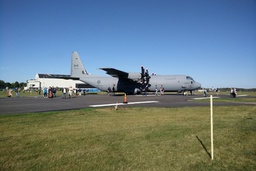
#> input picture plane.jpg, 256 x 171 px, shrunk from 640 x 427 before the run
$ python test2.py
#> lines starting #> are read from the running program, lines starting #| are printed output that depends on the picture
### img_to_list.py
import cv2
import cvlib


def cvimg_to_list(img):
    """Returns a list of pixel colors of a given cv2 image"""
    pixels = []
    for x in range(len(img)):
        for y in range(len(img[x])):
            pixel_color = (img[x, y][0], img[x, y][1], img[x, y][2])
            pixels.append(pixel_color)
    return pixels


def test_code():
    img = cv2.imread('avatar.png')
    print(cvimg_to_list(img))

### img_combiner.py
import cvlib
import cv2
import random
import img_to_list as a1
import effects as a2


def pixel_constraint(hlow, hhigh, slow, shigh, vlow, vhigh):
    """Returns a function which returns a 1 or 0 based on whether or not a pixel fits a given constraint"""

    def fits_constraint(pixel):
        """Returns 1 if the given pixel(HSV) fits the constraints, otherwise 0"""

        if not isinstance(pixel, tuple):
            raise TypeError("The given value of pixel(tuple) is not a tuple!!!")

        fits_h = pixel[0] >= hlow and pixel[0] <= hhigh
        fits_s = pixel[1] >= slow and pixel[1] <= shigh
        fits_v = pixel[2] >= vlow and pixel[2] <= vhigh

        if fits_h and fits_s and fits_v:
            return 1
        else:
            return 0

    return fits_constraint


# [11 lines left out: function test_b1, not called in this run]


# ----------------------------------------------#

def generator_from_image(bgr_list):
    """Returns a function which returns the color of a pixel at a given index based on an img_list"""

    def generator(i):
        if i >= len(bgr_list):
            raise IndexError("The given index value is greater than the length of the list")

        return bgr_list[i]

    return generator


# [4 lines left out: function test_b2, not called in this run]


# --------------------------------------------------#

def combine_images(hsv_list, condition, generator1, generator2):
    """Returns an image, as a list, based on two generators and a condition"""
    img_list = []

    for i in range(len(hsv_list)):
        try:
            bgr_from_gen1 = cvlib.multiply_tuple(generator1(i), 1 - condition(hsv_list[i]))
            bgr_from_gen2 = cvlib.multiply_tuple(generator2(i), condition(hsv_list[i]))
        except:
            raise Exception("An error was caused by one of the functions(generator_from_image, pixel_constraint)")

        bgr_to_append = cvlib.add_tuples(bgr_from_gen1, bgr_from_gen2)

        img_list.append(bgr_to_append)

    return img_list


# [26 lines left out: function test_b3, not called in this run]

### cvlib.py
"""cvlib module, helper functions for image and tuple manipulation."""

import cv2
import numpy

# ------------------------------------------
#  Helper functions
# ------------------------------------------


def multiply_tuple(tpl, mult):
    """Return a tuple where all elements are scaled by factor 'mult'.

    (a,b,c) * k = (a*k, b*k, c*k)
    """
    return tuple(map(lambda x: x*mult, tpl))


def add_tuples(tpl1, tpl2):
    """
    Return a the element-wise sum of tpl1 and tpl2.

    (a,b,c) + (d,e,f) = (a+d, b+e, c+f)
    """
    return tuple(map(lambda t1, t2: t1+t2, tpl1, tpl2))


# -------------------------------------------
#  Converting between python list and images
# -------------------------------------------


# [24 lines left out: functions rgblist_to_cvimg, greyscale_list_to_cvimg, not called in this run]

### test2.py
import cv2

# Functions to test
from img_combiner import pixel_constraint  # pixel_constraint(hlow, hhigh, slow, shigh, vlow, vhigh)
from img_combiner import generator_from_image  # generator_from_image(bgr_list)
from img_combiner import combine_images  # combine_images(hsv_list, condition, gen1, gen2)

from img_to_list import cvimg_to_list  # cvimg_to_list(img)

plane_img = cv2.imread("plane.jpg")
#> plane_img is the input picture: shape (171, 256, 3); mean B, G, R 131, 123.9, 105.4
plane_hsv_img = cv2.cvtColor(plane_img, cv2.COLOR_BGR2HSV)
#> plane_hsv_img: shape (171, 256, 3); mean H, S, V 72, 108.2, 150.7
plane_bgr_list = cvimg_to_list(plane_img)
#> after the loop in cvimg_to_list, `for x in range(len(img)):`: pixels = 43776 items
#> plane_bgr_list = 43776 items
plane_list = cvimg_to_list(plane_hsv_img)
#> plane_list = 43776 items

gradient_img = cv2.imread("gradient.jpg")
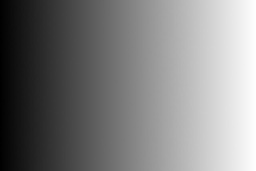
#> input picture gradient.jpg, 256 x 171 px, shrunk from 640 x 427 before the run
#> gradient_img is the input picture: shape (171, 256, 3); min 0, max 254, mean 127.3
gradient_list = cvimg_to_list(gradient_img)
#> gradient_list = 43776 items

avatar_img = cv2.imread("avatar.png")
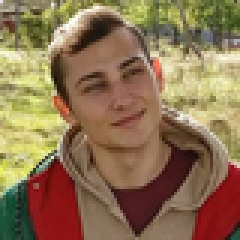
#> input picture avatar.png, 80 x 80 px, shrunk from 200 x 200 before the run (shown 3 times larger)
#> avatar_img is the input picture: shape (80, 80, 3); mean B, G, R 81.8, 114.5, 141.6
avatar_list = cvimg_to_list(avatar_img)
#> avatar_list = 6400 items, first 6: (219, 228, 232), (128, 150, 161), (96, 132, 138), (97, 131, 137), (89, 115, 123), (88, 106, 116)


def test_pixel_constraint(arg=plane_list[0]):
    is_sky = pixel_constraint(100, 150, 50, 200, 100, 255)
    assert is_sky(arg) == 1  # Check motivering.txt (1)
    print("Assertion for pixel_constraint is correct")  # Doesn't execute if AssertionError is raised
    print(" - The first pixel returns a 1, because it is part of the sky in plane.jpg", "\n")


def test_generator_from_image(index=0):
    generator = generator_from_image(gradient_list)
    assert generator(index) == (1, 1, 1)  # Check motivering.txt (2)
    print("Assertion for generator_from_image is correct")  # Doesn't execute if AssertionError is raised
    print(" - The first pixel of gradient.jpg has the bgr value (1,1,1)", "\n")


def test_combine_images(gen2_list=gradient_list):
    is_sky = pixel_constraint(100, 150, 50, 200, 100, 255)
    plane_gen = generator_from_image(plane_bgr_list)
    gradient_gen = generator_from_image(gen2_list)

    combined_img = combine_images(plane_list, is_sky, plane_gen, gradient_gen)
#> the loop in combine_images, `for i in range(len(hsv_list)):` made 43776 passes
#> bgr_to_append on passes 1 to 3: (1, 1, 1), (2, 2, 2), (3, 3, 3)
#> after the loop in combine_images, `for i in range(len(hsv_list)):`: img_list = 43776 items
#> combined_img = 43776 items
    combined_gen = generator_from_image(combined_img)
    assert combined_gen(0) == gradient_gen(0)  # Check motivering.txt (3.a)
    assert combined_gen(plane_img.shape[0] * plane_img.shape[1] - 1) == plane_gen(
        plane_img.shape[0] * plane_img.shape[1] - 1)  # Check motivering.txt (3.b)
    print("Assertion for combine_images is correct")  # Doesn't execute if AssertionError is raised
    print(" - plane.jpg and gradient.jpg can be combined, because they are the same size", "\n")


def test_functions():
    print("[TESTING FUNCTION ASSERTIONS]")
    test_pixel_constraint()
    test_generator_from_image()
    test_combine_images()


def test_function_exceptions():
    print("[TESTING FUNCTION EXCEPTIONS]")
    try:
        print("Trying to insert an int into pixel_constraints returned function")
        test_pixel_constraint(1)
    except:
        print(" - The function returned requires a tuple, not an int as an argument", "\n")

    try:
        print("Trying to insert an int greater than the pixel amount in generator_from_image")
        test_generator_from_image(10 ** 100)
    except:
        print(" - The index 1 googol is non-existant", "\n")

    try:
        print("Trying to combine images of different sizes in combine_images")
        test_combine_images(avatar_list)
#> the loop in combine_images (call 2), `for i in range(len(hsv_list)):` made 6401 passes
    except:
        print(" - Two images of different sizes cannot be combined", "\n")


test_functions()
print()
test_function_exceptions()
